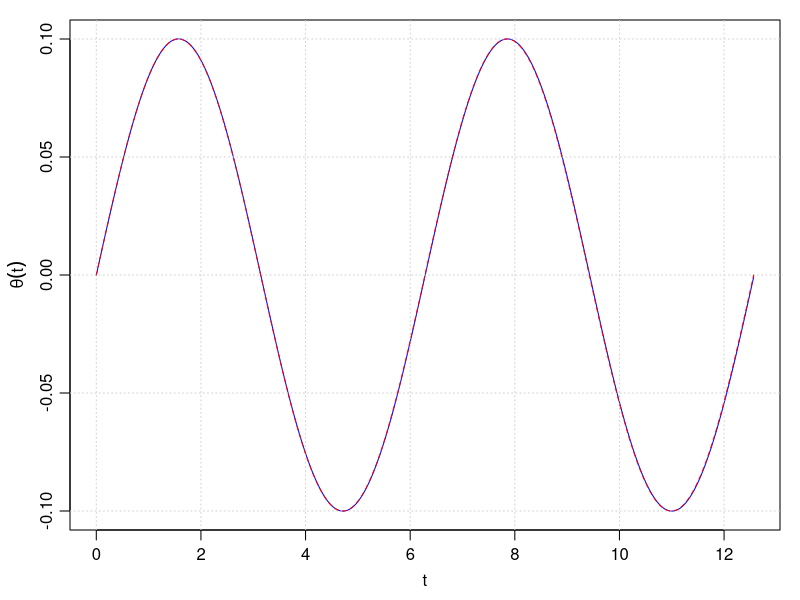
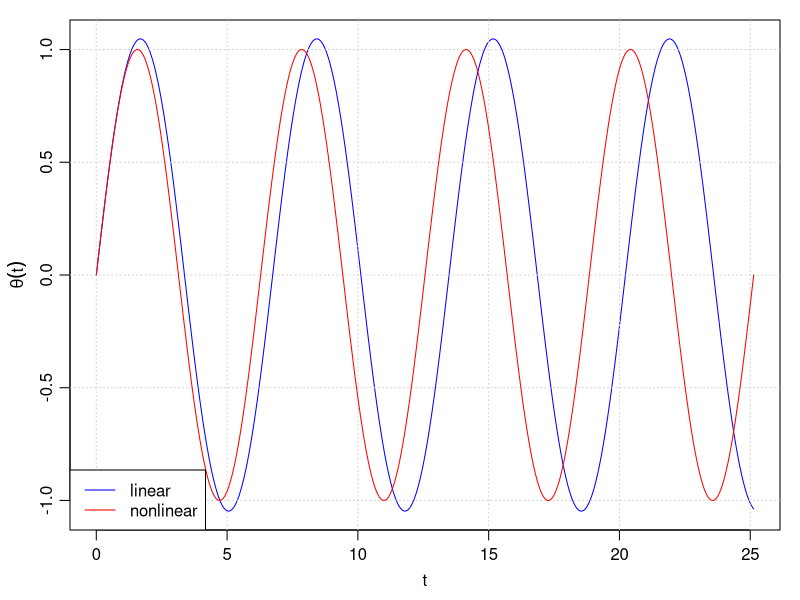
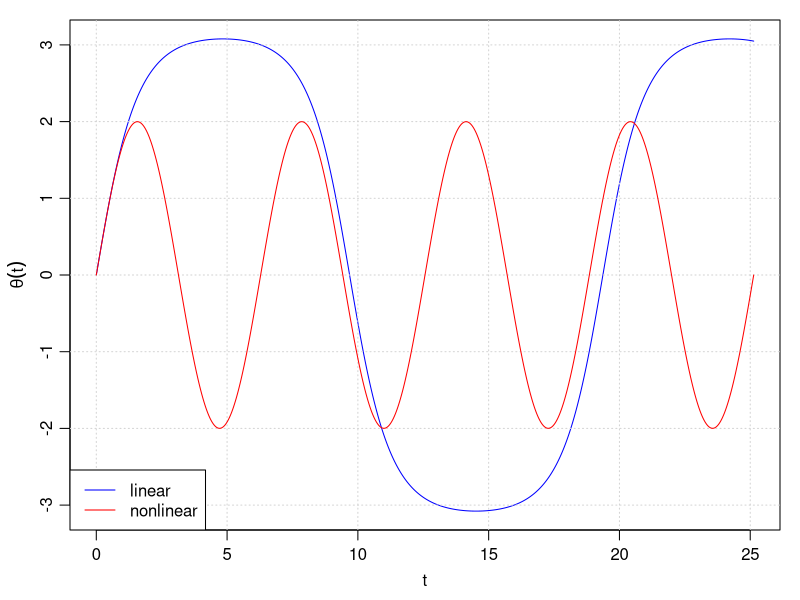

The R script that drew these images, in order:
## ---- chunk 1
library(deSolve)
de <- function(t, y, parms, ...)
{
    theta <- y[1]
    phi <- y[2]
    list(c(dthetadt=phi, dphidt=-sin(theta)))
}

a <- 0.1
y0 <- c(0, a)
t <- seq(0, 4*pi, pi/100)
sol <- lsoda(y=y0, times=t, func=de)
ylim <- max(range(sol[,2])) * c(-1, 1)
par(mar=c(3.5, 3.5, 1, 1), mgp=c(2, 0.7, 0))
plot(sol[,1], sol[,2], type='l', ylim=ylim, col='blue',
     xlab=expression(t), ylab=expression(theta(t)))
grid()
lines(t, a*sin(t), col='red', lty='dashed')
## ---- chunk 2
library(deSolve)
oscillator <- function(a=0.1)
{
    de <- function(t, y, parms, ...)
    {
        theta <- y[1]
        phi <- y[2]
        list(c(dthetadt=phi, dphidt=-sin(theta)))
    }
    y0 <- c(0, a)
    t <- seq(0, 8*pi, pi/100)
    sol <- lsoda(y=y0, times=t, func=de)
    ylim <- max(range(sol[,2])) * c(-1, 1)
    par(mar=c(3.5, 3.5, 1, 1), mgp=c(2, 0.7, 0))
    plot(sol[,1], sol[,2], type='l', ylim=ylim, col='blue',
         xlab=expression(t), ylab=expression(theta(t)))
    grid()
    lines(t, a*sin(t), col='red')
    legend("bottomleft", col=c("blue", "red"), lwd=1,
           legend=c("linear", "nonlinear"),
           bg="white")
}
## ---- chunk 3
oscillator(1)
## ---- chunk 4
oscillator(1.999)
